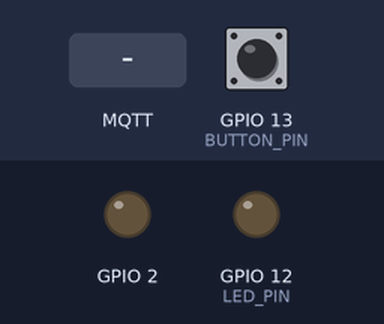
Simulated run of this sketch. Board: ESP8266 (NodeMCU). On the bench: output pins drawn as LEDs (lit = HIGH, except the on-board LED, lit = LOW). The inputs (shaded band) are chosen by the test bench; at power-on: GPIO 13 (BUTTON_PIN) LOW. WiFi joins after 1.5 s; servers stay silent unless stated; no MQTT or app messages arrive unless stated; what the sketch prints to the serial monitor is not drawn.

Above: at 2.7 s.
2.8 s: GPIO 13 (BUTTON_PIN) pulled HIGH for 0.15 s
At 2.88 s:
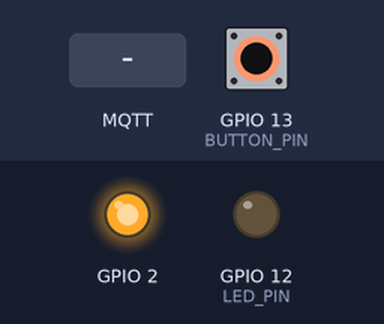
4.4 s: MQTT message "1" arrives on the first subscribed topic
At 5.5 s:
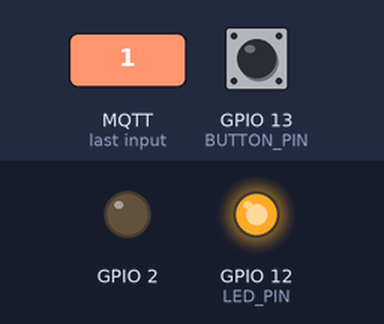
5.9 s: GPIO 13 (BUTTON_PIN) pulled HIGH for 1 s
At 6.7 s:
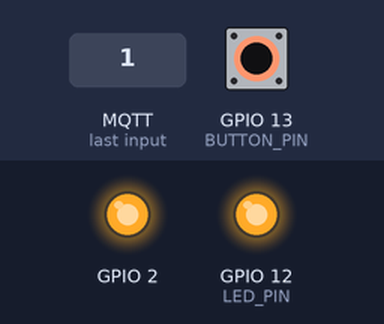
8.4 s: GPIO 13 (BUTTON_PIN) pulled HIGH for 3.2 s
At 12.4 s:
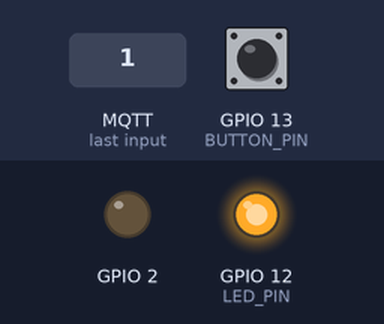
13.1 s: MQTT message "on" arrives on the first subscribed topic
At 13.4 s:
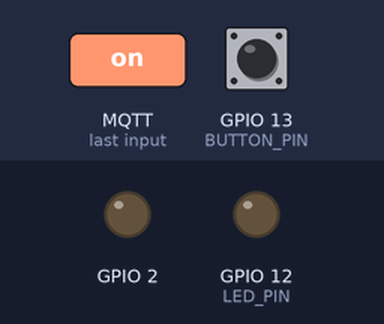
Timing chart, 0 to 16.1 s (numbered marks = the images above; inputs shaded):
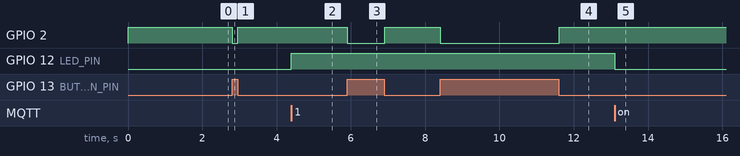

Measured:
- after the input at 2.8 s, GPIO 2: HIGH → LOW at once, → HIGH 0.15 s later
- after the input at 4.4 s, GPIO 12 (LED_PIN): LOW → HIGH at once
- after the input at 5.9 s, GPIO 2: HIGH → LOW at once, → HIGH 1.0 s later
- after the input at 8.4 s, GPIO 2: HIGH → LOW at once, → HIGH 3.2 s later
- after the input at 13.1 s, GPIO 12 (LED_PIN): HIGH → LOW at once

The sketch:

button_led_mqtt.ino
```cpp
/*
 * This is my wiew of https://www.instructables.com/How-to-Use-MQTT-With-the-Raspberry-Pi-and-ESP8266/
 * button pin 1 to GND
 * 10k rezistor to pin 2 of button
 * 10k rezistor to 3v3
 * button pin 2 to D7 (GPIO 13)
 * led + to rezistor 100 Ohm
 * rezistor 100 Ohm to D6 (GPIO 12)
 * led - to GND
 */
#include <Bounce2.h> // Used for "debouncing" the pushbutton
#include <ESP8266WiFi.h> // Enables the ESP8266 to connect to the local network (via WiFi)
#include <PubSubClient.h> // Allows us to connect to, and publish to the MQTT broker

#define BUTTON_PIN 13
#define LED_PIN 12
// WiFi
// Make sure to update this for your own WiFi network!
const char* ssid = "your-network";
const char* wifi_password = "your_password";

// MQTT
// Make sure to update this for your own MQTT Broker!
const char* mqtt_server = "your_server";
const char* mqtt_username = "mqtt";//"your_username_for_mqtt";
const char* mqtt_password = "mqtt";//"yout_password_for_mqtt";
// 1 is the number of the sensor it will be use also for receiving back the command
// The client id identifies the ESP8266 device.
const char* clientID = "Client ID=1";

const char *outTopic = "sensors/1";//"your_sensor_topic";
const char *inTopic = "actions/1";//"your_action_topic";
// Initialise the Pushbutton Bouncer object
Bounce bouncer = Bounce();

// Initialise the WiFi and MQTT Client objects
WiFiClient wifiClient;
// 1883 is the default listener port for the Broker
PubSubClient client(mqtt_server, 1883, wifiClient);

#define DEBUG_MODE true

void callback(char* topic, byte* payload, unsigned int length) {
#ifdef DEBUG_MODE
  Serial.print("Message arrived [");
  Serial.print(topic);
  Serial.print("] ");
  for (int i = 0; i < length; i++) {
    Serial.print((char)payload[i]);
  }
  Serial.println();
#endif
  // Switch on the LED if an 1 was received as first character
  if ((char)payload[0] == '1') {
    digitalWrite(LED_PIN, HIGH);
  } else {
    digitalWrite(LED_PIN, LOW);
  }

}

void reconnect() {
  if (client.connect(clientID, mqtt_username, mqtt_password)) {
#ifdef DEBUG_MODE
    Serial.println("Connected to MQTT Broker!");
#endif
    client.subscribe(inTopic);
  }
  else {
#ifdef DEBUG_MODE
    Serial.println("Connection to MQTT Broker failed...");
    Serial.print("Failed with rc=");
    Serial.println(client.state());
#endif
    digitalWrite(BUILTIN_LED,LOW);
    digitalWrite(LED_PIN,HIGH);
  }
}

void setup() {
  pinMode(BUILTIN_LED,OUTPUT);
  pinMode(LED_PIN, OUTPUT);
  pinMode(BUTTON_PIN,INPUT);

  bouncer.attach(BUTTON_PIN);
  bouncer.interval(5);
  digitalWrite(BUILTIN_LED, HIGH);
#ifdef DEBUG_MODE
  Serial.begin(115200);

  Serial.print("Connecting to ");
  Serial.println(ssid);
#endif
  // Connect to the WiFi
  WiFi.begin(ssid, wifi_password);

  // Wait until the connection has been confirmed before continuing
  while (WiFi.status() != WL_CONNECTED) {
    delay(500);
#ifdef DEBUG_MODE
    Serial.print(".");
#endif
  }
#ifdef DEBUG_MODE
  Serial.println("WiFi connected");
  Serial.print("IP address: ");
  Serial.println(WiFi.localIP());
#endif
  client.setCallback(callback);
  reconnect();
}

void loop() {
 bouncer.update();
 if (!client.connected()) {
    reconnect();
  }
 client.loop();
  if (bouncer.rose()) {
    // Turn light on when button is pressed down
    // (i.e. if the state of the button rose from 0 to 1 (not pressed to pressed))
    digitalWrite(BUILTIN_LED, LOW);
    // PUBLISH to the MQTT Broker (topic = mqtt_topic, defined at the beginning)
    if (client.publish(outTopic, "Button pressed!")) {
#ifdef DEBUG_MODE
      Serial.println("Button pushed and message sent!");
#endif
    }
    // If the message failed to send, we will try again, as the connection may have broken.
    else {
#ifdef DEBUG_MODE
      Serial.println("Message failed to send. Reconnecting to MQTT Broker and trying again");
#endif
      reconnect();
      client.publish(outTopic, "Button pressed!");
    }
  }
  else if (bouncer.fell()) {
    // Turn light off when button is released
    digitalWrite(BUILTIN_LED, HIGH);
  }
}
```
